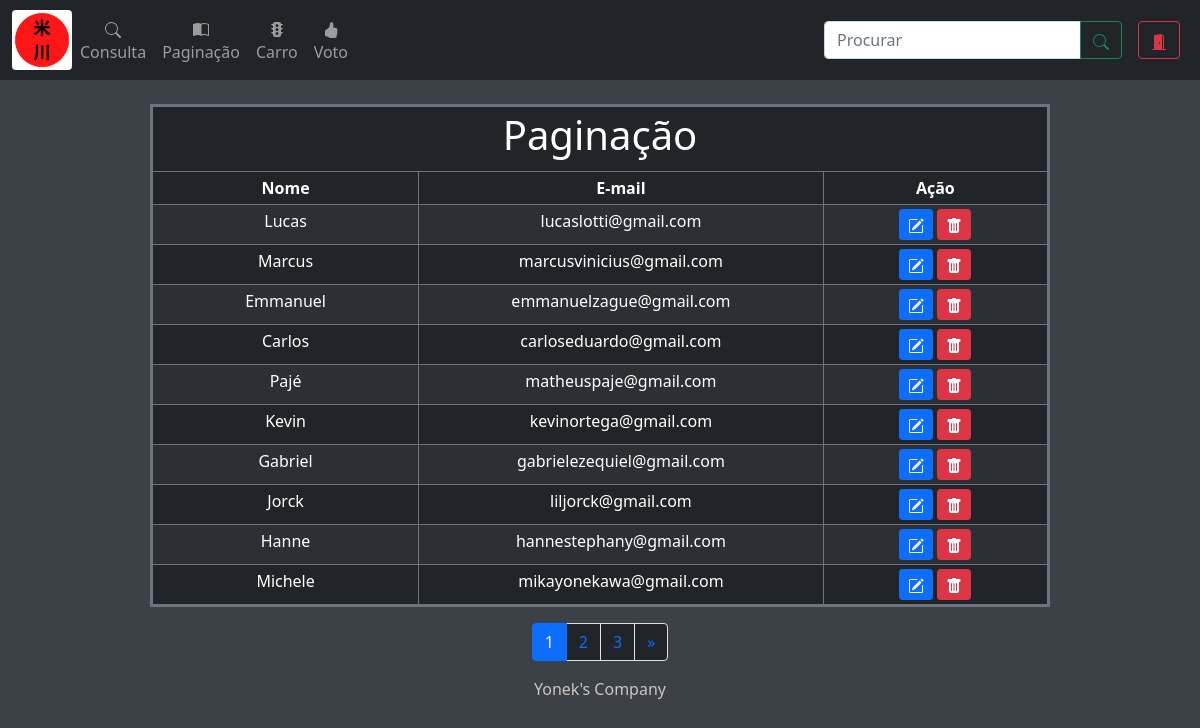
The page /paginacao.php on the database its author committed.
### tables this page shows
CREATE TABLE `pessoa` (
  `id` int(11) NOT NULL,
  `nome` varchar(50) NOT NULL,
  `email` varchar(50) NOT NULL,
  `senha` varchar(50) NOT NULL
);

### paginacao.php (the view, shortened to what this page needs)
<?php
    include 'php/update.php';
    $pag = (isset($_GET['pag']))?$_GET['pag'] : 1;
    $sql = "select * from pessoa";
    $query = mysqli_query($con, $sql);
    $reg = 10;
    $tr = mysqli_num_rows($query);
    $tp = ceil($tr/$reg);
    $inicio = ($reg * $pag) - $reg;
    $limit = mysqli_query($con, "$sql LIMIT $inicio, $reg");
    $prox = $pag + 1;
?>
<!DOCTYPE html>
<html lang="en">
<head>
    <?php include 'include/link.php'; ?>
    <link rel="stylesheet" href="css/estilo.css">
</head>
<body>
    <?php include 'include/nav.php'; ?>
    <br>
    <table class="table table-dark table-striped table-bordered table-hover table-sm w-75 p-3 border border-secondary border-3" align="center">
        <thead>
            <th colspan="5">
                <h1 align="center">Paginação</h1>
            </th>
        </thead>
        <thead class="text-center">
            <th style="width: 5%;">Nome</th>
            <th style="width: 5%;">E-mail</th>
            <th style="width: 5%;">Ação</th>
        </thead>
        <?php
          while($pessoa = mysqli_fetch_assoc($limit)){
        ?>
        <tr class="text-center">
            <td><?php echo $pessoa['nome'] ?></td>
            <td><?php echo $pessoa['email'] ?></td>
            <td>
                <button class="btn btn-primary btn-sm" data-bs-toggle="modal" data-bs-target="#modal_edit"
                    data-bs-whatever="<?php echo $pessoa['id'] ?>" data-bs-whatevernome="<?php echo $pessoa['nome'] ?>"
                    data-bs-whateveremail="<?php echo $pessoa['email'] ?>" data-bs-whateversenha="<?php echo $pessoa['senha'] ?>">
                </button>
                <a href="delete.php?del=<?php echo $pessoa['id'] ?>&<?php echo $pessoa['nome'] ?>&
                    <?php echo $pessoa['email'] ?>&<?php echo $pessoa['senha'] ?>" class="btn btn-danger btn-sm"
                    onclick="return confirm('Deseja excluir a pessoa?')">
                </a>
            </td>
        </tr>
        <?php } ?>
    </table>
    <nav aria-label="Page navigation example">
        <ul class="pagination justify-content-center">
            <?php
                for($i=1; $i<=$tp; $i++){
                    if($pag == $i){
                        echo" <li class='page-item active'><a class='page-link' href='?pag=$i'>$i</a></li>";
                    }else{
                        echo" <li class='page-item'><a class='page-link bg-dark' href='?pag=$i'>$i</a></li>";
                    }
                }
            ?>
            <?php
            if($pag < $tp){
            ?>
            <li class="page-item">
                <a class="page-link bg-dark" href="?pag=<?=$prox;?>" aria-label="Next">
                    <span aria-hidden="true">&raquo;</span>
                </a>
            </li>
            <?php } ?>
        </ul>
    </nav>
    <?php include 'include/footer.php'; ?>
</body>
</html>

### css/estilo.css (style rules this page uses)
body { background-color: #3b4147; color: rgb(204, 197, 197); overflow-x: hidden; }

### rows shown on the page
pessoa: nome "Lucas", email "lucaslotti@gmail.com"
pessoa: nome "Marcus", email "marcusvinicius@gmail.com"
pessoa: nome "Emmanuel", email "emmanuelzague@gmail.com"
pessoa: nome "Carlos", email "carloseduardo@gmail.com"
pessoa: nome "Pajé", email "matheuspaje@gmail.com"
pessoa: nome "Kevin", email "kevinortega@gmail.com"
pessoa: nome "Gabriel", email "gabrielezequiel@gmail.com"
pessoa: nome "Jorck", email "liljorck@gmail.com"
pessoa: nome "Hanne", email "hannestephany@gmail.com"
pessoa: nome "Michele", email "mikayonekawa@gmail.com"
